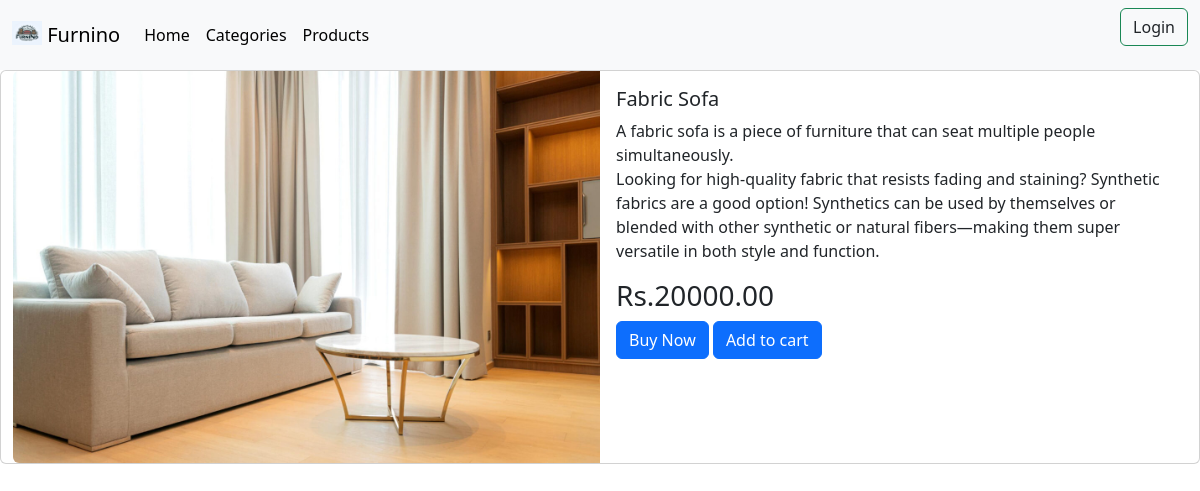
The page /description/Fabric Sofa on the database its author committed.
### base/models.py (models this page shows, shortened)
class Product(models.Model):
    name = models.CharField(max_length=200)
    slug = models.SlugField(max_length=200)
    description = models.TextField()
    price = models.DecimalField(max_digits=10, decimal_places=2)
    category = models.ForeignKey(Category, on_delete=models.CASCADE)
    image = models.ImageField(upload_to='product/', blank=True)
    class Meta:
        ordering = ["name"]
        indexes = [
            models.Index(fields=["name"])
        ]

### base/views.py (the view)
# urls.py: path('description/<str:name>',views.description,name="description"),
def description(request,name):
    description=Product.objects.filter(name=name)
    return render(request,"base/product-description.html",
                  {
                      "description":description,
                  })

### base/templates/base/product-description.html (shortened to what this page needs)
{% load static %}
{% include "nav.html" %}
<!DOCTYPE html>
<html lang="en">
<head>
</head>
<body>
    <div class="container-fluid">
        <div class="row">
            {% for item in description %}
                <div class="card mb-3" style="max-width: 100%;">
                    <div class="row g-0">
                        <div class="col-md-6">
                            <img src="{{item.image.url}}" class="img-fluid rounded-start" alt="{{item.name}}">
                        </div>
                        <div class="col-md-6">
                            <div class="card-body">
                                <h5 class="card-title">{{item.name}}</h5>
                                <p class="card-text">{{item.description|safe}}</p>
                                <h3 class="card-text">Rs.{{item.price}}</h3>
                                <a href="{% url "buy" product_id=item.id %}" class="btn btn-primary">Buy Now</a>
                                <a href="{% url "add" product_id=item.id %}" class="btn btn-primary">Add to cart</a>
                            </div>
                        </div>
                    </div>
                </div>
            </div>
            {% endfor %}
        </div>
</body>
</html>

### rows shown on the page
Product: image (picture), name "Fabric Sofa", description "A fabric sofa is a piece of furniture that can seat multiple people simultaneously. Looking for high-quality fabric that resists fading and staining? Synthetic fabrics are a good option! Synthetics can be used by themselves or blended with other synthetic or natural fibers—making them super versatile in both style and function.", price "20000.00"
